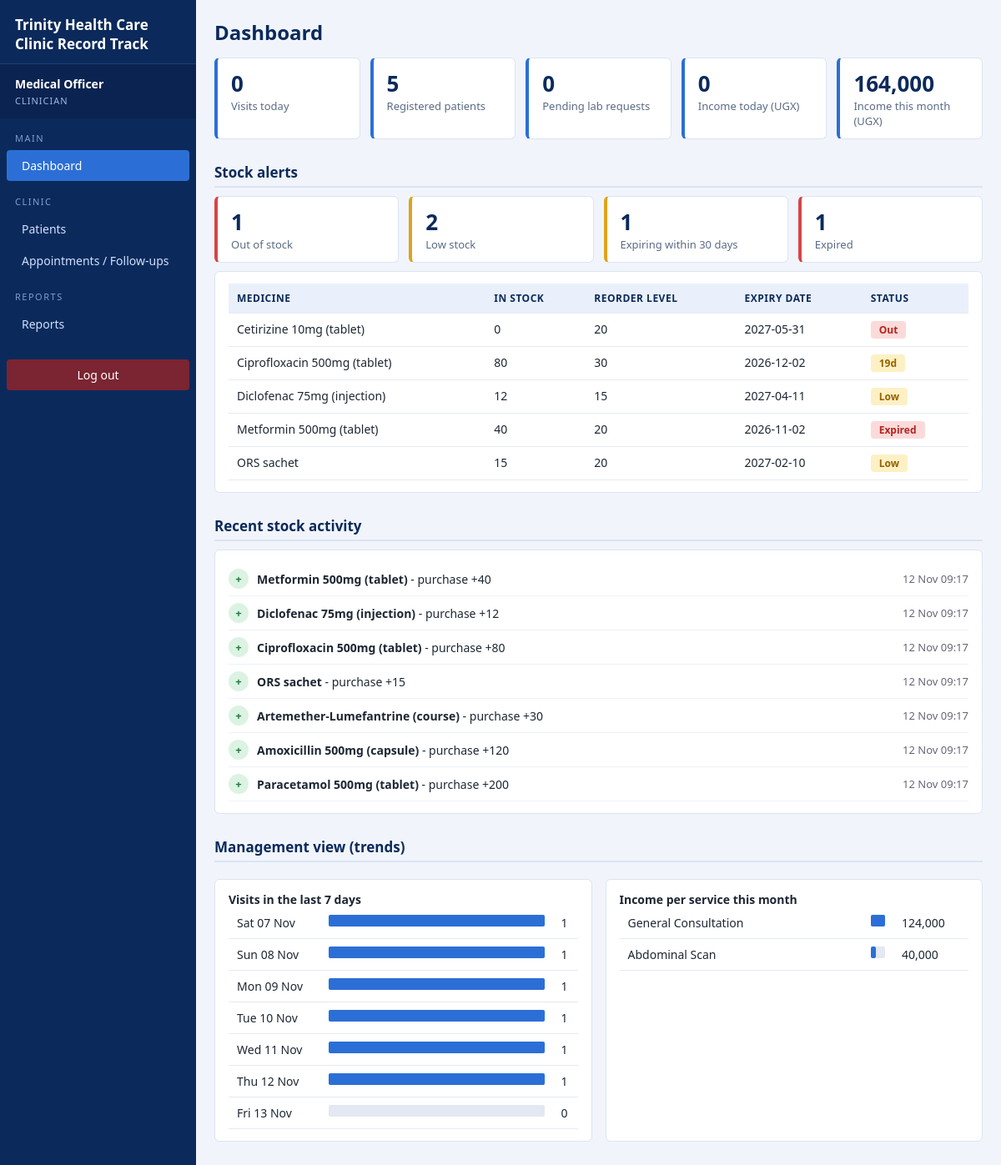
The app's page /index.php (signed in) with its own data.
### tables this page shows
CREATE TABLE `drug` (
  `drug_id` int(11) NOT NULL,
  `supplier_id` int(11) DEFAULT NULL,
  `drug_name` varchar(100) NOT NULL,
  `quantity_in_stock` int(11) NOT NULL DEFAULT 0,
  `reorder_level` int(11) NOT NULL DEFAULT 10,
  `unit_price` decimal(10,0) NOT NULL,
  `expiry_date` date DEFAULT NULL
);

CREATE TABLE `stock_movement` (
  `movement_id` int(11) NOT NULL,
  `drug_id` int(11) NOT NULL,
  `staff_id` int(11) DEFAULT NULL,
  `movement_type` enum('Purchase','Dispensed','Adjustment') NOT NULL,
  `quantity` int(11) NOT NULL,
  `created_at` datetime DEFAULT current_timestamp()
);

### includes/auth.php (called while the page is built, shortened)
<?php
require_once __DIR__ . '/functions.php';
function can($roles) {
    return $_SESSION['role'] === 'management' || in_array($_SESSION['role'], $roles);
}

### index.php (the view, shortened to what this page needs)
<?php
require_once __DIR__ . '/includes/auth.php';
$patients_total = $pdo->query("SELECT COUNT(*) FROM patient")->fetchColumn();
$visits_today   = $pdo->query("SELECT COUNT(*) FROM visit WHERE DATE(visit_date) = CURDATE()")->fetchColumn();
$pending_lab    = $pdo->query("SELECT COUNT(*) FROM lab_request WHERE status = 'Pending'")->fetchColumn();
$income_today   = $pdo->query("SELECT COALESCE(SUM(amount),0) FROM payment WHERE DATE(payment_date) = CURDATE()")->fetchColumn();
$income_month   = $pdo->query("SELECT COALESCE(SUM(amount),0) FROM payment WHERE payment_date >= DATE_FORMAT(CURDATE(), '%Y-%m-01')")->fetchColumn();
$drugs = $pdo->query("SELECT * FROM drug ORDER BY drug_name")->fetchAll();
$alerts = [];
$count = ['Out' => 0, 'Low' => 0, 'Expiring' => 0, 'Expired' => 0];
foreach ($drugs as $d) {
    $st = drug_status($d);
    if ($st[0] === 'OK') {
        continue;
    }
    $d['status'] = $st;
    $alerts[] = $d;
    if ($st[0] === 'Out') $count['Out']++;
    elseif ($st[0] === 'Low') $count['Low']++;
    elseif ($st[0] === 'Expired') $count['Expired']++;
    else $count['Expiring']++;
}
include __DIR__ . '/includes/header.php';
?>
<h1>Dashboard</h1>
<div class="cards">
  <div class="card"><div class="num"><?= e($visits_today) ?></div><div class="lbl">Visits today</div></div>
  <div class="card"><div class="num"><?= e($patients_total) ?></div><div class="lbl">Registered patients</div></div>
  <div class="card"><div class="num"><?= e($pending_lab) ?></div><div class="lbl">Pending lab requests</div></div>
  <div class="card"><div class="num"><?= number_format($income_today) ?></div><div class="lbl">Income today (UGX)</div></div>
  <div class="card"><div class="num"><?= number_format($income_month) ?></div><div class="lbl">Income this month (UGX)</div></div>
</div>
<?php if (can(['dispensary', 'clinician'])): ?>
<h2>Stock alerts</h2>
<div class="cards">
  <div class="card red"><div class="num"><?= $count['Out'] ?></div><div class="lbl">Out of stock</div></div>
  <div class="card amber"><div class="num"><?= $count['Low'] ?></div><div class="lbl">Low stock</div></div>
  <div class="card amber"><div class="num"><?= $count['Expiring'] ?></div><div class="lbl">Expiring within 30 days</div></div>
  <div class="card red"><div class="num"><?= $count['Expired'] ?></div><div class="lbl">Expired</div></div>
</div>
<div class="panel">
  <table>
    <tr><th>Medicine</th><th>In stock</th><th>Reorder level</th><th>Expiry date</th><th>Status</th></tr>
    <?php foreach ($alerts as $d): ?>
      <tr>
        <td><?= e($d['drug_name']) ?></td>
        <td><?= e($d['quantity_in_stock']) ?></td>
        <td><?= e($d['reorder_level']) ?></td>
        <td><?= e($d['expiry_date']) ?></td>
        <td><?= badge($d['status'][0], $d['status'][1]) ?></td>
      </tr>
    <?php endforeach; ?>
  </table>
</div>
<h2>Recent stock activity</h2>
<div class="panel">
<?php
$recent = $pdo->query("SELECT m.movement_type, m.quantity, m.created_at, d.drug_name
                       FROM stock_movement m JOIN drug d ON d.drug_id = m.drug_id
                       ORDER BY m.movement_id DESC LIMIT 8")->fetchAll();
foreach ($recent as $r):
    $in = $r['quantity'] > 0; ?>
  <div class="act">
    <span class="ico <?= $in ? 'in' : 'out' ?>"><?= $in ? '+' : '-' ?></span>
    <span><b><?= e($r['drug_name']) ?></b> - <?= e(strtolower($r['movement_type'])) ?> <?= $in ? '+' : '' ?><?= e($r['quantity']) ?></span>
    <span class="small" style="margin-left:auto"><?= e(date('d M H:i', strtotime($r['created_at']))) ?></span>
  </div>
<?php endforeach; ?>
</div>
<?php endif; ?>
<?php if (can(['clinician'])):
    $days = [];
    for ($i = 6; $i >= 0; $i--) {
        $days[date('Y-m-d', strtotime("-$i days"))] = 0;
    }
    $rows = $pdo->query("SELECT DATE(visit_date) AS d, COUNT(*) AS c FROM visit
                         WHERE visit_date >= CURDATE() - INTERVAL 6 DAY GROUP BY DATE(visit_date)")->fetchAll();
    foreach ($rows as $r) {
        if (isset($days[$r['d']])) {
            $days[$r['d']] = (int)$r['c'];
        }
    }
    $maxDay = max($days);
    $perService = $pdo->query("SELECT s.service_name, SUM(p.amount) AS total
                               FROM payment p
                               JOIN visit v ON v.visit_id = p.visit_id
                               JOIN service s ON s.service_id = v.service_id
                               WHERE p.payment_date >= DATE_FORMAT(CURDATE(), '%Y-%m-01')
                               GROUP BY s.service_id ORDER BY total DESC")->fetchAll();
    $maxService = $perService ? $perService[0]['total'] : 0;
?>
<h2>Management view (trends)</h2>
<div class="grid2">
  <div class="panel">
    <b>Visits in the last 7 days</b>
    <table>
      <?php foreach ($days as $day => $c): ?>
        <tr><td style="width:110px"><?= e(date('D d M', strtotime($day))) ?></td><td><?= bar($c, $maxDay) ?></td><td style="width:30px"><?= e($c) ?></td></tr>
      <?php endforeach; ?>
    </table>
  </div>
  <div class="panel">
    <b>Income per service this month</b>
    <table>
      <?php foreach ($perService as $r): ?>
        <tr><td><?= e($r['service_name']) ?></td><td><?= bar($r['total'], $maxService) ?></td><td style="width:90px"><?= number_format($r['total']) ?></td></tr>
      <?php endforeach; ?>
    </table>
  </div>
</div>
<?php endif; ?>
<?php include __DIR__ . '/includes/footer.php'; ?>

### includes/header.php (shortened to what this page needs)
<?php
$page = basename($_SERVER['SCRIPT_NAME']);
function nav_link($file, $label, $page) {
    $class = ($page === $file) ? 'active' : '';
    echo '<a class="' . $class . '" href="' . $file . '">' . $label . '</a>';
}
?>
<!DOCTYPE html>
<html lang="en">
<head>
<link rel="stylesheet" href="style.css">
</head>
<body>
<?php if (!empty($_SESSION['staff_id'])): ?>
<div class="layout">
<aside class="sidebar">
  <div class="logo">Trinity Health Care Clinic Record Track</div>
  <div class="who"><?= e($_SESSION['name']) ?><span class="role"><?= e($_SESSION['role']) ?></span></div>
  <div class="grp">Main</div>
  <?php nav_link('index.php', 'Dashboard', $page); ?>
  <?php if (can(['clinician', 'lab', 'finance'])): ?>
  <div class="grp">Clinic</div>
  <?php if (can(['clinician'])): nav_link('patients.php', 'Patients', $page); nav_link('followups.php', 'Appointments / Follow-ups', $page); endif; ?>
  <?php endif; ?>
  <?php if (can(['clinician'])): ?>
  <div class="grp">Reports</div>
  <?php endif; ?>
  <a class="logout" href="logout.php">Log out</a>
</aside>
<div class="content">
<?php endif; ?>
<main>

### includes/functions.php (shortened to what this page needs)
<?php
function e($text) {
    return htmlspecialchars((string)$text, ENT_QUOTES, 'UTF-8');
}
function bar($value, $max) {
    $width = $max > 0 ? round($value / $max * 100) : 0;
    return '<div class="bar"><div style="width:' . $width . '%"></div></div>';
}
function drug_status($d) {
    $today = date('Y-m-d');
    if (!empty($d['expiry_date']) && $d['expiry_date'] < $today) {
        return ['Expired', 'red'];
    }
    if ($d['quantity_in_stock'] <= 0) {
        return ['Out', 'red'];
    }
    if (!empty($d['expiry_date'])) {
        $days = (int)((strtotime($d['expiry_date']) - strtotime($today)) / 86400);
        if ($days <= 30) {
            return [$days . 'd', 'amber'];
        }
    }
    if ($d['quantity_in_stock'] <= $d['reorder_level']) {
        return ['Low', 'amber'];
    }
    return ['OK', 'green'];
}
function badge($label, $colour) {
    return '<span class="badge ' . e($colour) . '">' . e($label) . '</span>';
}

### includes/footer.php
</main>
<?php if (!empty($_SESSION['staff_id'])): ?>
</div>
</div>
<?php endif; ?>
</body>
</html>

### style.css (style rules this page uses)
* { box-sizing: border-box; }
body { font-family: "Segoe UI", Calibri, Arial, sans-serif; margin: 0; background: #f1f5fb; color: #1d2733; font-size: 14px; }
.layout { display: flex; min-height: 100vh; }
.sidebar { width: 235px; background: #0b2a5b; color: #cfe0ff; padding: 0 0 20px; flex-shrink: 0; }
.sidebar .logo { font-weight: bold; font-size: 17px; color: #fff; padding: 18px 18px 12px; border-bottom: 1px solid #1c3f7a; }
.sidebar .who { padding: 14px 18px; background: #0a2350; color: #fff; font-weight: 600; }
.sidebar .who .role { display: block; font-weight: normal; font-size: 11px; color: #9db8e6; text-transform: uppercase; letter-spacing: 1px; margin-top: 3px; }
.sidebar .grp { font-size: 11px; letter-spacing: 1.5px; text-transform: uppercase; color: #7f9cd0; padding: 16px 18px 6px; }
.sidebar a { display: block; color: #cfe0ff; text-decoration: none; padding: 9px 18px; margin: 1px 8px; border-radius: 4px; }
.sidebar a.active { background: #2b6fd6; color: #fff; }
.sidebar a.logout { margin-top: 24px; background: #7b2432; color: #fff; text-align: center; }
.content { flex: 1; min-width: 0; }
main { max-width: 1150px; margin: 0 auto; padding: 22px 22px 40px; }
h1 { color: #0b2a5b; margin: 0 0 14px; font-size: 24px; }
h2 { color: #0b2a5b; margin: 28px 0 10px; font-size: 17px; border-bottom: 2px solid #dbe4f3; padding-bottom: 5px; }
table { border-collapse: collapse; width: 100%; background: #fff; margin: 8px 0; }
th, td { border-bottom: 1px solid #e4eaf4; padding: 9px 10px; text-align: left; vertical-align: top; }
th { background: #eaf0fb; color: #0b2a5b; font-size: 12px; text-transform: uppercase; letter-spacing: .5px; }
.panel, form.box, .box { background: #fff; border: 1px solid #dbe4f3; border-radius: 6px; padding: 14px 16px; margin: 10px 0; }
.panel table { margin: 0; }
.cards { display: flex; flex-wrap: wrap; gap: 12px; margin-bottom: 8px; }
.card { background: #fff; border: 1px solid #dbe4f3; border-left: 4px solid #2b6fd6; border-radius: 6px; padding: 12px 16px; flex: 1 1 150px; }
.card.red { border-left-color: #d64545; }
.card.amber { border-left-color: #e0a31a; }
.card .num { font-size: 26px; font-weight: 700; color: #0b2a5b; }
.card .lbl { color: #5a6b85; font-size: 13px; }
.badge { display: inline-block; padding: 2px 10px; border-radius: 4px; font-size: 12px; font-weight: 700; }
.badge.red { background: #fbdada; color: #b3261e; }
.badge.amber { background: #fdf0c4; color: #946200; }
.bar { background: #e3e8f2; height: 14px; width: 100%; border-radius: 2px; }
.bar div { background: #2b6fd6; height: 14px; border-radius: 2px; }
.grid2 { display: grid; grid-template-columns: 1fr 1fr; gap: 16px; }
.small { color: #667; font-size: 13px; }
.act { display: flex; gap: 10px; padding: 8px 0; border-bottom: 1px solid #edf1f8; align-items: center; }
.act .ico { width: 24px; height: 24px; border-radius: 50%; text-align: center; line-height: 24px; font-weight: bold; font-size: 13px; }
.act .ico.in { background: #dcf3e3; color: #1d7a3d; }

### records on screen
drug: supplier "1", drug_id "2"
drug: drug_name "Cetirizine 10mg (tablet)", quantity_in_stock "0", reorder_level "20", expiry_date "2027-05-31", label "Out", supplier "1"
drug: drug_name "Ciprofloxacin 500mg (tablet)", quantity_in_stock "80", reorder_level "30", expiry_date "2026-12-02", label "19d"
drug: drug_name "Diclofenac 75mg (injection)", quantity_in_stock "12", reorder_level "15", expiry_date "2027-04-11", label "Low"
drug: drug_name "Metformin 500mg (tablet)", quantity_in_stock "40", reorder_level "20", expiry_date "2026-11-02", label "Expired"
drug: drug_name "ORS sachet", quantity_in_stock "15", reorder_level "20", expiry_date "2027-02-10", label "Low"
stock_movement: drug.drug_name "Metformin 500mg (tablet)", movement_type "purchase", quantity "40", created_at "12 Nov 09:17"
stock_movement: drug.drug_name "Diclofenac 75mg (injection)", movement_type "purchase", quantity "12", created_at "12 Nov 09:17"
stock_movement: drug.drug_name "Ciprofloxacin 500mg (tablet)", movement_type "purchase", quantity "80", created_at "12 Nov 09:17"
stock_movement: drug.drug_name "ORS sachet", movement_type "purchase", quantity "15", created_at "12 Nov 09:17"
stock_movement: drug.drug_name "Artemether-Lumefantrine (course)", movement_type "purchase", quantity "30", created_at "12 Nov 09:17"
stock_movement: drug.drug_name "Amoxicillin 500mg (capsule)", movement_type "purchase", quantity "120", created_at "12 Nov 09:17"
stock_movement: drug.drug_name "Paracetamol 500mg (tablet)", movement_type "purchase", quantity "200", created_at "12 Nov 09:17"

### other values on screen
$_SESSION['name'] "Medical Officer"
$_SESSION['role'] "CLINICIAN"
$label "Dashboard Patients Appointments / Follow-ups Reports"
$visits_today "0"
$patients_total "5"
$pending_lab "0"
$income_today "0"
$income_month "164,000"
date('D d M', strtotime($day)) "Sat 07 Nov"
date('D d M', strtotime($day)) "Sun 08 Nov"
date('D d M', strtotime($day)) "Mon 09 Nov"
date('D d M', strtotime($day)) "Tue 10 Nov"
date('D d M', strtotime($day)) "Wed 11 Nov"
date('D d M', strtotime($day)) "Thu 12 Nov"
date('D d M', strtotime($day)) "Fri 13 Nov"
